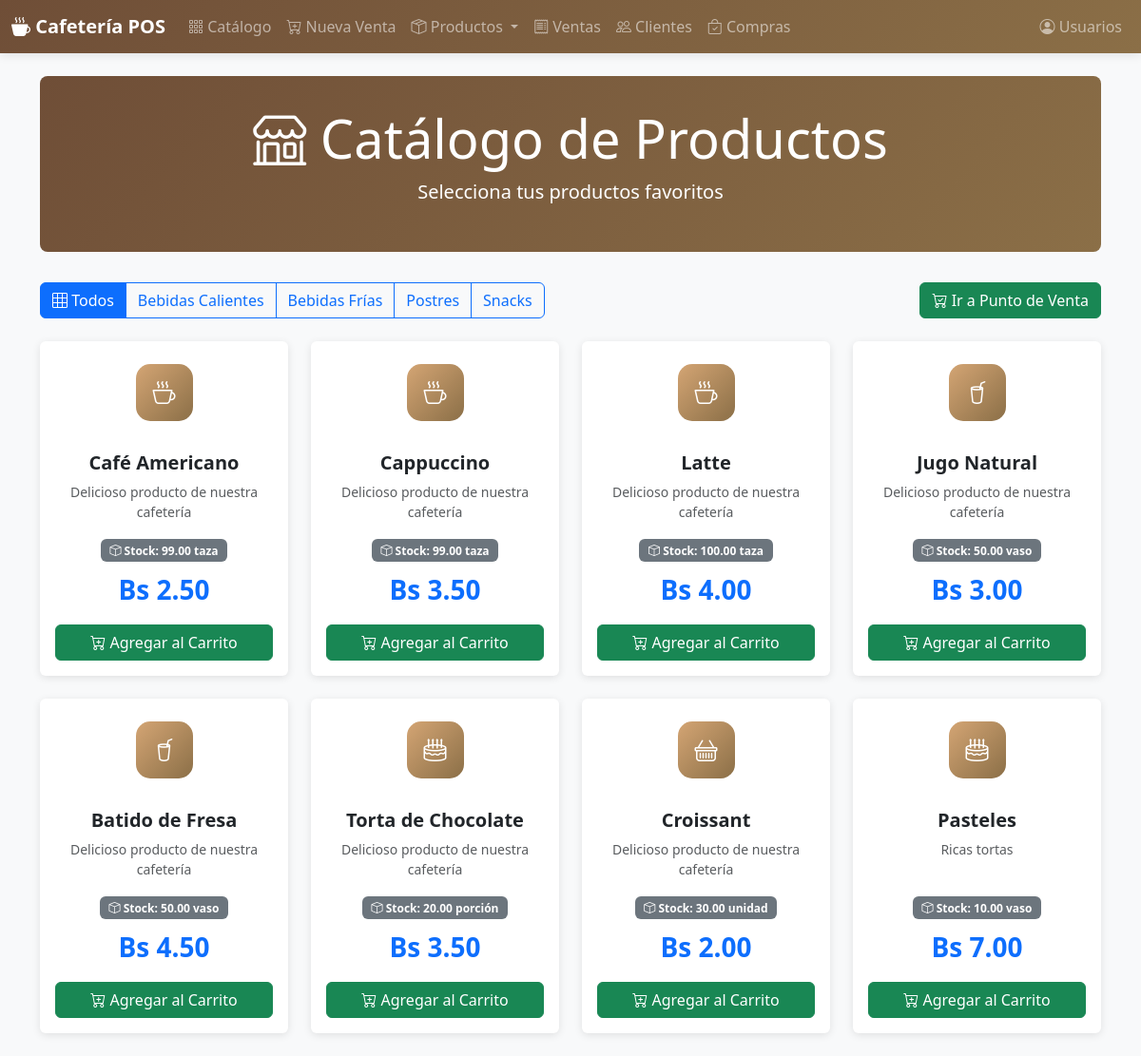
The page /productos/catalogo on the database its author committed.
### models.py (models this page shows)
class CategoriaProducto(db.Model):
    __tablename__ = 'product_categories'
    id = db.Column(db.Integer, primary_key=True)
    nombre = db.Column('name', db.String(120), nullable=False)
    descripcion = db.Column('description', db.Text)
    creado_en = db.Column('created_at', db.DateTime, default=datetime.utcnow)
    productos = db.relationship('Producto', backref='categoria', lazy=True)

class Producto(db.Model):
    __tablename__ = 'products'
    id = db.Column(db.Integer, primary_key=True)
    categoria_id = db.Column('category_id', db.Integer,
                             db.ForeignKey('product_categories.id'))
    sku = db.Column(db.String(80), unique=True)
    nombre = db.Column('name', db.String(200), nullable=False)
    descripcion = db.Column('description', db.Text)
    unidad = db.Column('unit', db.String(30))
    precio_costo = db.Column('cost_price', db.Numeric(12, 2))
    precio_venta = db.Column('sale_price', db.Numeric(12, 2), nullable=False)
    stock = db.Column(db.Numeric(12, 2), default=0)
    activo = db.Column('active', db.Boolean, default=True)
    creado_en = db.Column('created_at', db.DateTime, default=datetime.utcnow)

### routes/productos.py (the view)
@bp.route('/catalogo')
def catalogo():
    categorias = CategoriaProducto.query.all()
    categoria_id = request.args.get('categoria', type=int)
    if categoria_id:
        productos = Producto.query.filter_by(
            categoria_id=categoria_id,
            activo=True
        ).all()
    else:
        productos = Producto.query.filter_by(activo=True).all()
    return render_template('productos/catalogo.html',
                          productos=productos,
                          categorias=categorias,
                          categoria_actual=categoria_id)

### templates/productos/catalogo.html (shortened to what this page needs)
{% extends "base.html" %}
{% block content %}
<div class="page-header text-center">
    <h1 class="display-4"><i class="bi bi-shop"></i> Catálogo de Productos</h1>
    <p class="lead">Selecciona tus productos favoritos</p>
</div>
<div class="row mb-4">
    <div class="col">
        <div class="btn-group" role="group">
            <a href="{{ url_for('productos.catalogo') }}"
               class="btn btn-outline-primary {% if not categoria_actual %}active{% endif %}">
                <i class="bi bi-grid-3x3"></i> Todos
            </a>
            {% for cat in categorias %}
            <a href="{{ url_for('productos.catalogo', categoria=cat.id) }}"
               class="btn btn-outline-primary {% if categoria_actual == cat.id %}active{% endif %}">
                {{ cat.nombre }}
            </a>
            {% endfor %}
        </div>
    </div>
    <div class="col-auto">
        <a href="{{ url_for('ventas.nueva') }}" class="btn btn-success">
            <i class="bi bi-cart-check"></i> Ir a Punto de Venta
        </a>
    </div>
</div>
<div class="row row-cols-1 row-cols-md-3 row-cols-lg-4 g-4">
    {% for producto in productos %}
    <div class="col">
        <div class="card h-100">
            <div class="icon-bg mx-auto mt-4 mb-3">
                <i class="bi bi-{% if producto.categoria_id == 1 %}cup-hot{% elif producto.categoria_id == 2 %}cup-straw{% elif producto.categoria_id == 3 %}cake2{% else %}basket{% endif %}"></i>
            </div>
            <div class="card-body text-center d-flex flex-column">
                <h5 class="card-title fw-bold">{{ producto.nombre }}</h5>
                <p class="card-text text-muted small flex-grow-1">
                    {{ producto.descripcion if producto.descripcion else 'Delicioso producto de nuestra cafetería' }}
                </p>
                <div class="mb-2">
                    <span class="badge bg-secondary">
                        <i class="bi bi-box"></i> Stock: {{ producto.stock }} {{ producto.unidad }}
                    </span>
                </div>
                <div class="mb-3">
                    <span class="text-primary fs-3 fw-bold">Bs {{ "%.2f"|format(producto.precio_venta) }}</span>
                </div>
                <a href="{{ url_for('ventas.nueva') }}?producto={{ producto.id }}"
                   class="btn btn-success w-100">
                    <i class="bi bi-cart-plus"></i> Agregar al Carrito
                </a>
            </div>
        </div>
    </div>
    {% endfor %}
</div>
{% endblock %}

### templates/base.html (style rules this page uses)
:root { --primary-color: #6f4e37; --secondary-color: #8b6f47; --accent-color: #d4a574; }
.card { border: none; box-shadow: 0 2px 8px rgba(0,0,0,0.1); transition: transform 0.2s, box-shadow 0.2s; }
.badge { padding: 0.5em 0.8em; }
.page-header { background: linear-gradient(135deg, var(--primary-color) 0%, var(--secondary-color) 100%); color: white; padding: 2rem 0; margin-bottom: 2rem; border-radius: 0.5rem; }
.icon-bg { background: linear-gradient(135deg, var(--accent-color) 0%, var(--secondary-color) 100%); width: 60px; height: 60px; border-radius: 15px; display: flex; align-items: center; justify-content: center; font-size: 1.5rem; color: white; }

### rows shown on the page
CategoriaProducto: nombre "Bebidas Calientes"
CategoriaProducto: nombre "Bebidas Frías"
CategoriaProducto: nombre "Postres"
CategoriaProducto: nombre "Snacks"
Producto: nombre "Café Americano", description "Delicioso producto de nuestra cafetería", stock "99.00", unidad "taza", precio_venta "2.50"
Producto: nombre "Cappuccino", description "Delicioso producto de nuestra cafetería", stock "99.00", unidad "taza", precio_venta "3.50"
Producto: nombre "Latte", description "Delicioso producto de nuestra cafetería", stock "100.00", unidad "taza", precio_venta "4.00"
Producto: nombre "Jugo Natural", description "Delicioso producto de nuestra cafetería", stock "50.00", unidad "vaso", precio_venta "3.00"
Producto: nombre "Batido de Fresa", description "Delicioso producto de nuestra cafetería", stock "50.00", unidad "vaso", precio_venta "4.50"
Producto: nombre "Torta de Chocolate", description "Delicioso producto de nuestra cafetería", stock "20.00", unidad "porción", precio_venta "3.50"
Producto: nombre "Croissant", description "Delicioso producto de nuestra cafetería", stock "30.00", unidad "unidad", precio_venta "2.00"
Producto: nombre "Pasteles", description "Ricas tortas", stock "10.00", unidad "vaso", precio_venta "7.00"
